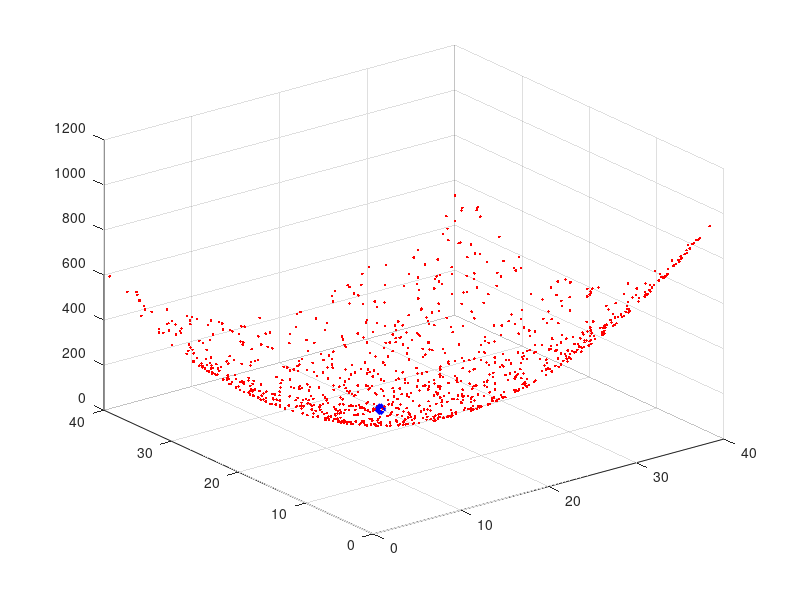

MATLAB code to generate this figure:
% PSO : Particle Swarm Optimization (VECTORIZED)
% particle swarm optimization (PSO) is a computational method that
% optimizes a problem by iteratively trying to improve a candidate
% solution with regard to a given measure of quality. PSO optimizes
% a problem by having a population of candidate solutions, here dubbed
% particles, and moving these particles around in the search-space
% according to simple mathematical formulae over the particle's position
% and velocity. Each particle's movement is influenced by its local best
% known position but, is also guided toward the best known positions
% in the search-space, which are updated as better positions are found
% by other particles. This is expected to move the swarm toward the best solutions.
%
% this function is written as a simple example of PSO
% in order to optimiza other functions you have to change the objective
% function.
%
% to increase the efficieny of the PSO this version is a vectorized version
% for MATLAB.

clc;clear all;close all;
%% initialization
%
swarm_size = 64;                       % number of the swarm particles
maxIter = 50;                          % maximum number of iterations
inertia = 1.0;
correction_factor = 2.0;
% set the position of the initial swarm
a = 1:8;
[X,Y] = meshgrid(a,a);
C = cat(2,X',Y');
D = reshape(C,[],2);
swarm(1:swarm_size,1,1:2) = D;          % set the position of the particles in 2D
swarm(:,2,:) = 0;                       % set initial velocity for particles
swarm(:,4,1) = 1000;                    % set the best value so far

plotObjFcn = 1;                         % set to zero if you do not need a final plot

%% define the objective funcion here (vectorized form)
objfcn =  @(x)(x(:,1) - 20).^2 + (x(:,2) - 25).^2;

tic;
%% The main loop of PSO
for iter = 1:maxIter
    swarm(:, 1, 1) = swarm(:, 1, 1) + swarm(:, 2, 1)/1.3;       %update x position with the velocity
    swarm(:, 1, 2) = swarm(:, 1, 2) + swarm(:, 2, 2)/1.3;       %update y position with the velocity
    x = swarm(:, 1, 1);                                         % get the updated position
    y = swarm(:, 1, 2);                                         % updated position
    fval = objfcn([x y]);                                       % evaluate the function using the position of the particle

    % compare the function values to find the best ones
    for ii = 1:swarm_size
        if fval(ii,1) < swarm(ii,4,1)
            swarm(ii, 3, 1) = swarm(ii, 1, 1);                  % update best x position,
            swarm(ii, 3, 2) = swarm(ii, 1, 2);                  % update best y postions
            swarm(ii, 4, 1) = fval(ii,1);                       % update the best value so far
        end
    end

    [~, gbest] = min(swarm(:, 4, 1));                           % find the best function value in total

    % update the velocity of the particles
    swarm(:, 2, 1) = inertia*(rand(swarm_size,1).*swarm(:, 2, 1)) + correction_factor*(rand(swarm_size,1).*(swarm(:, 3, 1) ...
        - swarm(:, 1, 1))) + correction_factor*(rand(swarm_size,1).*(swarm(gbest, 3, 1) - swarm(:, 1, 1)));   %x velocity component
    swarm(:, 2, 2) = inertia*(rand(swarm_size,1).*swarm(:, 2, 2)) + correction_factor*(rand(swarm_size,1).*(swarm(:, 3, 2) ...
        - swarm(:, 1, 2))) + correction_factor*(rand(swarm_size,1).*(swarm(gbest, 3, 2) - swarm(:, 1, 2)));   %y velocity component

    % plot the particles
    clf;plot(swarm(:, 1, 1), swarm(:, 1, 2), 'bx');             % drawing swarm movements
    axis([-2 40 -2 40]);
    pause(.1);                                                 % un-comment this line to decrease the animation speed
    disp(['iteration: ' num2str(iter)]);
end
toc
%% plot the function
if plotObjFcn
    ub = 40;
    lb = 0;
    npoints = 1000;
    x = (ub-lb) .* rand(npoints,2) + lb;
    for ii = 1:npoints
        f = objfcn([x(ii,1) x(ii,2)]);
        plot3(x(ii,1),x(ii,2),f,'.r');hold on
    end
    plot3(swarm(1,3,1),swarm(1,3,2),swarm(1,4,1),'xb','linewidth',5,'Markersize',5);grid
end
